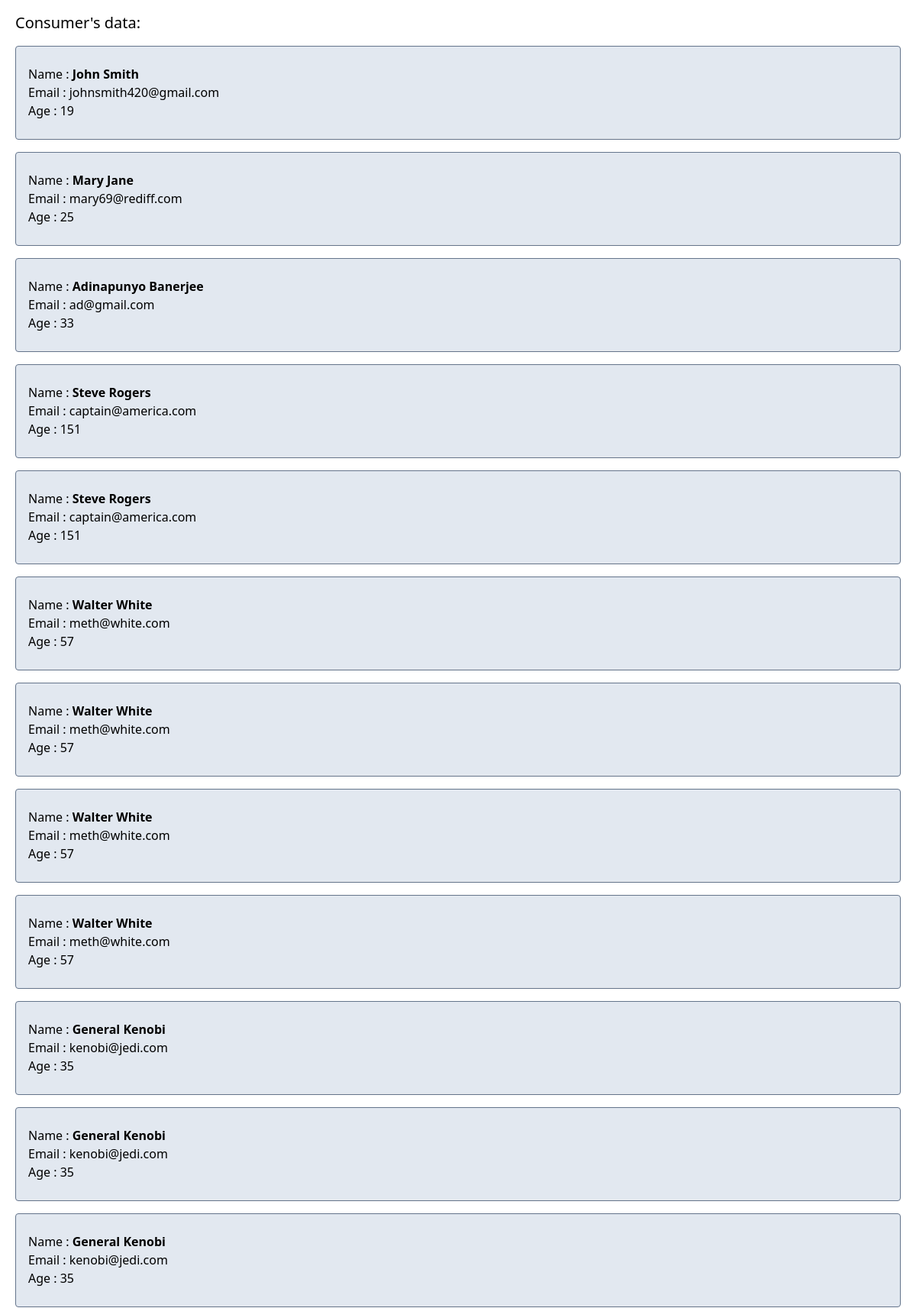
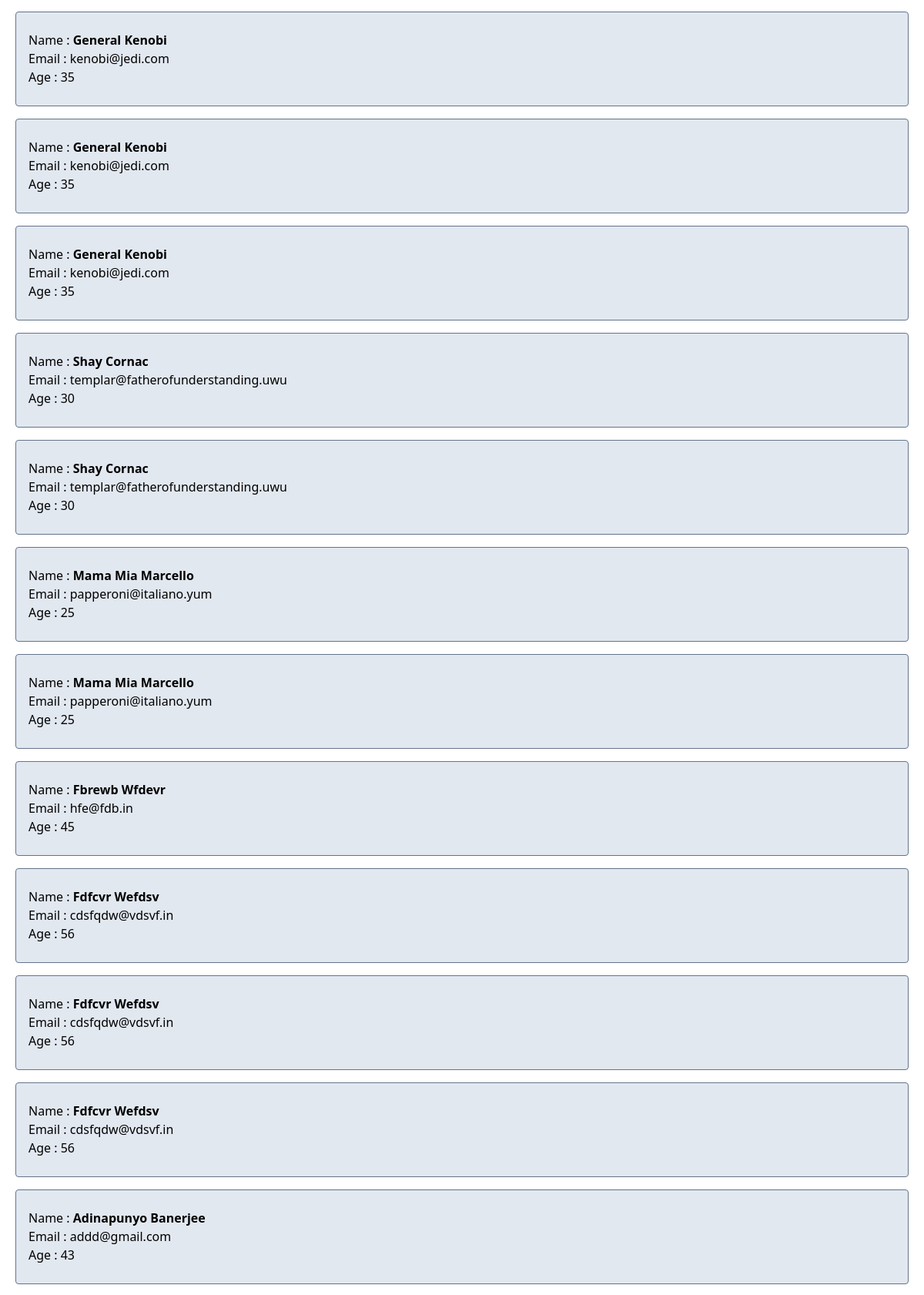
The page / (upper part) on the database its author committed (2 pictures, top to bottom).
### website/models.py (models this page shows, shortened)
class Member(models.Model):
    fname = models.CharField(max_length=30)
    lname = models.CharField(max_length=30)
    email = models.EmailField(max_length=50)
    passwd = models.CharField(max_length=50)
    age = models.IntegerField()

### website/views.py (the view)
# urls.py: 2. Add a URL to urlpatterns:  path('', views.home, name='home')
def home(request):
    all_members = Member.objects.all
    return render(request, 'index.html', {'all':all_members})

### website/templates/index.html (shortened to what this page needs)
{% extends 'base.html' %}
{% load static %}
{% block content %}
<div>
    <div class="text-xl text-bold">Consumer's data:</div>
    {% for item in all %}
    <div class="bg-slate-200 my-4 px-4 border border-slate-500 rounded">
        <br>
        Name :<strong> {{ item.fname }} {{ item.lname }}</strong><br>
        Email : {{ item.email }} <br>
        Age : {{ item.age }} <br><br>
        <hr>
    </div>
    {% endfor %}
</div>
<br>
<a class="bg-blue-200 px-4 py-4 my-5 border border-blue-500 rounded" href="/join">Join this list</a><br><br>
{% endblock %}

### rows shown on the page
Member: fname "John", lname "Smith", email "johnsmith420@gmail.com", age "19"
Member: fname "Mary", lname "Jane", email "mary69@rediff.com", age "25"
Member: fname "Adinapunyo", lname "Banerjee", email "ad@gmail.com", age "33"
Member: fname "Steve", lname "Rogers", email "captain@america.com", age "151"
Member: fname "Steve", lname "Rogers", email "captain@america.com", age "151"
Member: fname "Walter", lname "White", email "meth@white.com", age "57"
Member: fname "Walter", lname "White", email "meth@white.com", age "57"
Member: fname "Walter", lname "White", email "meth@white.com", age "57"
Member: fname "Walter", lname "White", email "meth@white.com", age "57"
Member: fname "General", lname "Kenobi", email "kenobi@jedi.com", age "35"
Member: fname "General", lname "Kenobi", email "kenobi@jedi.com", age "35"
Member: fname "General", lname "Kenobi", email "kenobi@jedi.com", age "35"
Member: fname "General", lname "Kenobi", email "kenobi@jedi.com", age "35"
Member: fname "General", lname "Kenobi", email "kenobi@jedi.com", age "35"
Member: fname "General", lname "Kenobi", email "kenobi@jedi.com", age "35"
Member: fname "Shay", lname "Cornac", email "templar@fatherofunderstanding.uwu", age "30"
Member: fname "Shay", lname "Cornac", email "templar@fatherofunderstanding.uwu", age "30"
Member: fname "Mama Mia", lname "Marcello", email "papperoni@italiano.yum", age "25"
Member: fname "Mama Mia", lname "Marcello", email "papperoni@italiano.yum", age "25"
Member: fname "Fbrewb", lname "Wfdevr", email "hfe@fdb.in", age "45"
Member: fname "Fdfcvr", lname "Wefdsv", email "cdsfqdw@vdsvf.in", age "56"
Member: fname "Fdfcvr", lname "Wefdsv", email "cdsfqdw@vdsvf.in", age "56"
Member: fname "Fdfcvr", lname "Wefdsv", email "cdsfqdw@vdsvf.in", age "56"
Member: fname "Adinapunyo", lname "Banerjee", email "addd@gmail.com", age "43"
